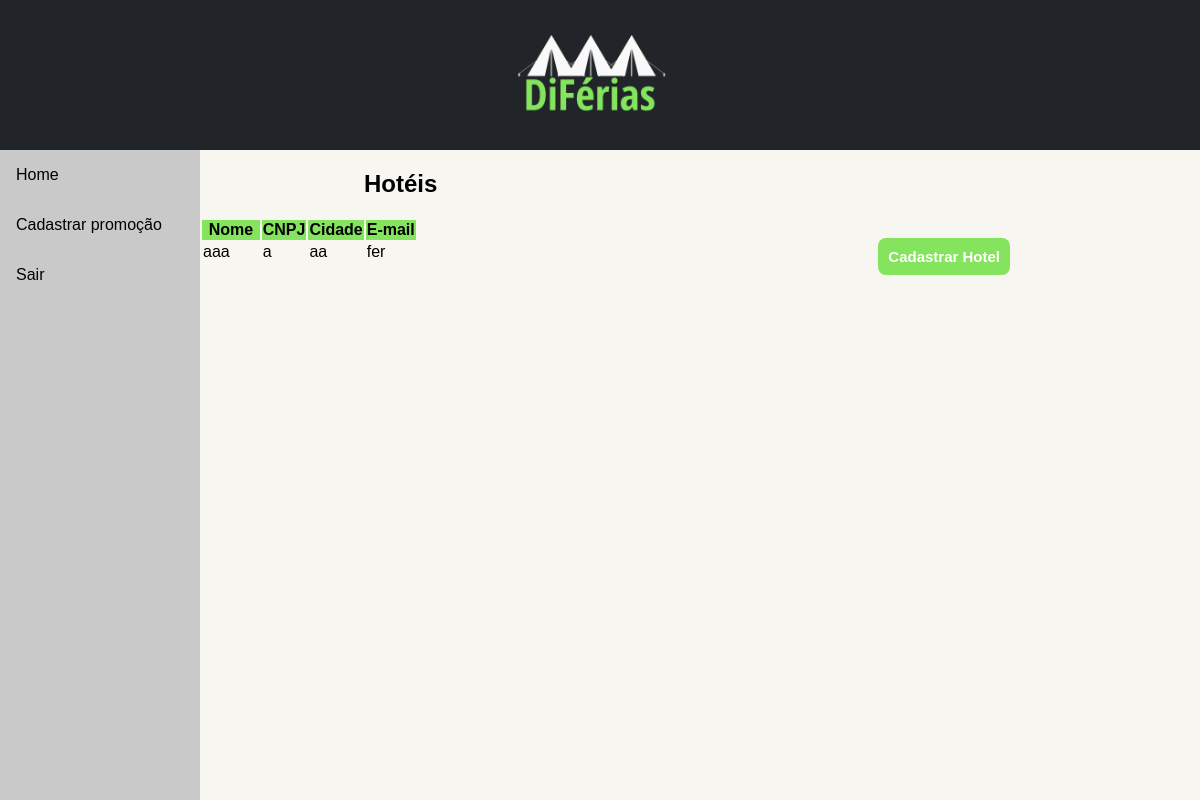
The app's page /hoteis (signed in), older data.
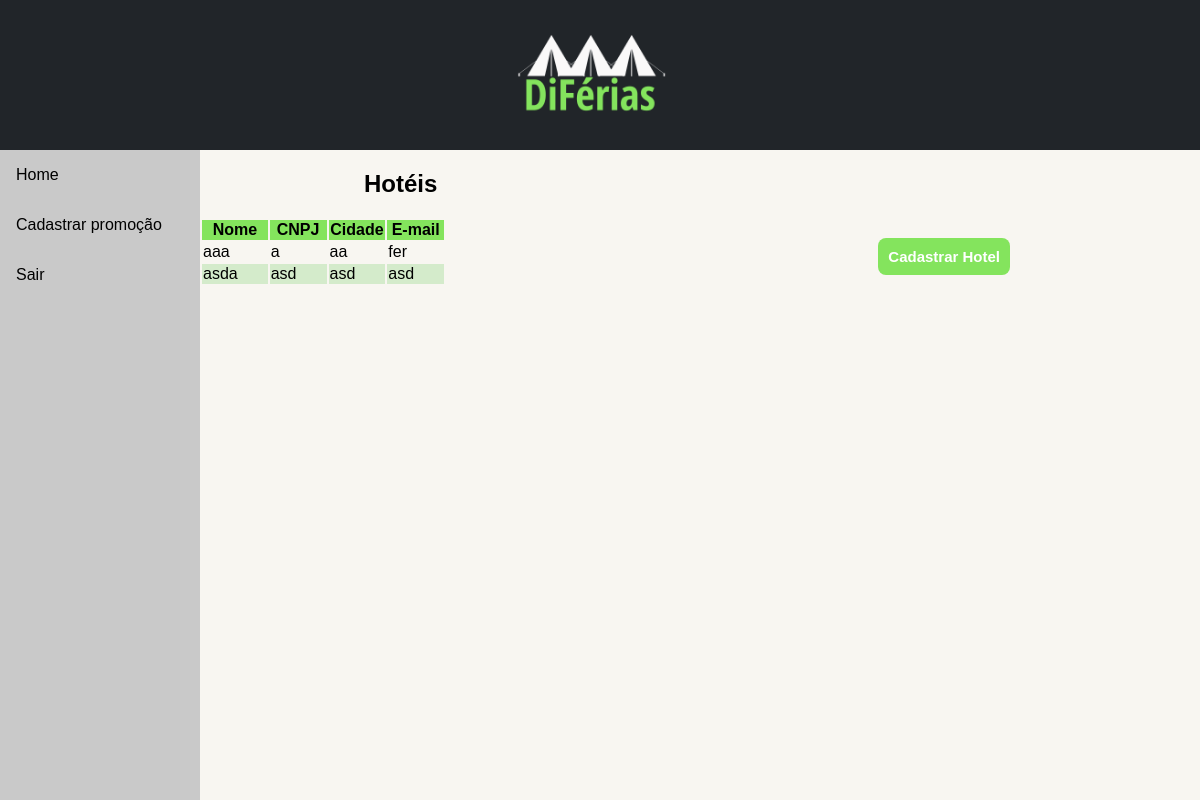
The same page, newer data.
### t2.py (models this page shows, shortened)
class Hotel(db.Model):
    id = db.Column(db.Integer, primary_key=True)
    cnpj = db.Column(db.String(80), unique=True, nullable=False)
    nome = db.Column(db.String(120), unique=True, nullable=False)
    cidade = db.Column(db.String(120), unique=False, nullable=False)
    email = db.Column(db.String(120), unique=False, nullable=False)
    senha = db.Column(db.String(120), unique=False, nullable=False)

### t2.py (the view)
@app.route('/hoteis',methods=["GET","POST"])
def hoteis():
    if not 'loged' in session:
        return redirect(url_for('login'))
    hoteis = Hotel.query.all()
    return render_template('hoteis.html',hoteis=hoteis)

### templates/hoteis.html
{% extends 'base.html' %}
{% block content %}
  <div class="content">
    <h2 class="table-header">Hotéis</h2>
    <button id="admin-button">
      <a href="{{url_for('novohotel')}}">Cadastrar Hotel</a>
    </button>
    <table class="gv">
      <thead>
        <tr>
          <th class="gv-header">
          Nome
          </th>
          <th class="gv-header">
          CNPJ
          </th>
          <th class="gv-header">
          Cidade
          </th>     <th class="gv-header">
          E-mail
          </th>
        </tr>
      </thead>
      <tbody>
        {%for hotel in hoteis%}
        <tr>
          <td class="gv-col">{{hotel.nome}}</td>
          <td class="gv-col">{{hotel.cnpj}}</td>
          <td class="gv-col">{{hotel.cidade}}</td>
          <td class="gv-col">{{hotel.email}}</td>
        </tr>
        {%endfor%}
      </tbody>
    </table>
  </div>
  {% endblock %}

Row changes from the older to the newer data that the page shows:
added Hotel: nome "asda", cnpj "asd", cidade "asd", email "asd"
